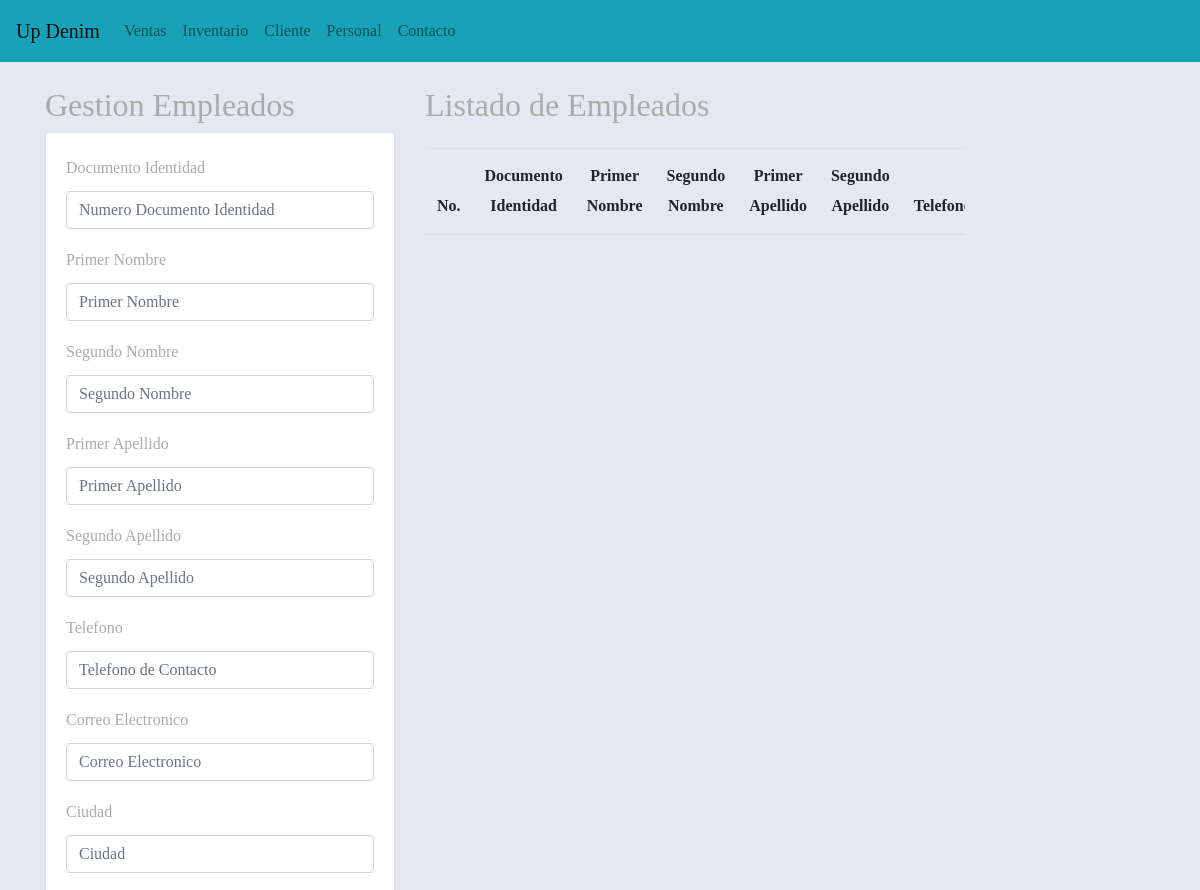
The page /registrarEmpleado/ (upper part) on the database as committed earlier.
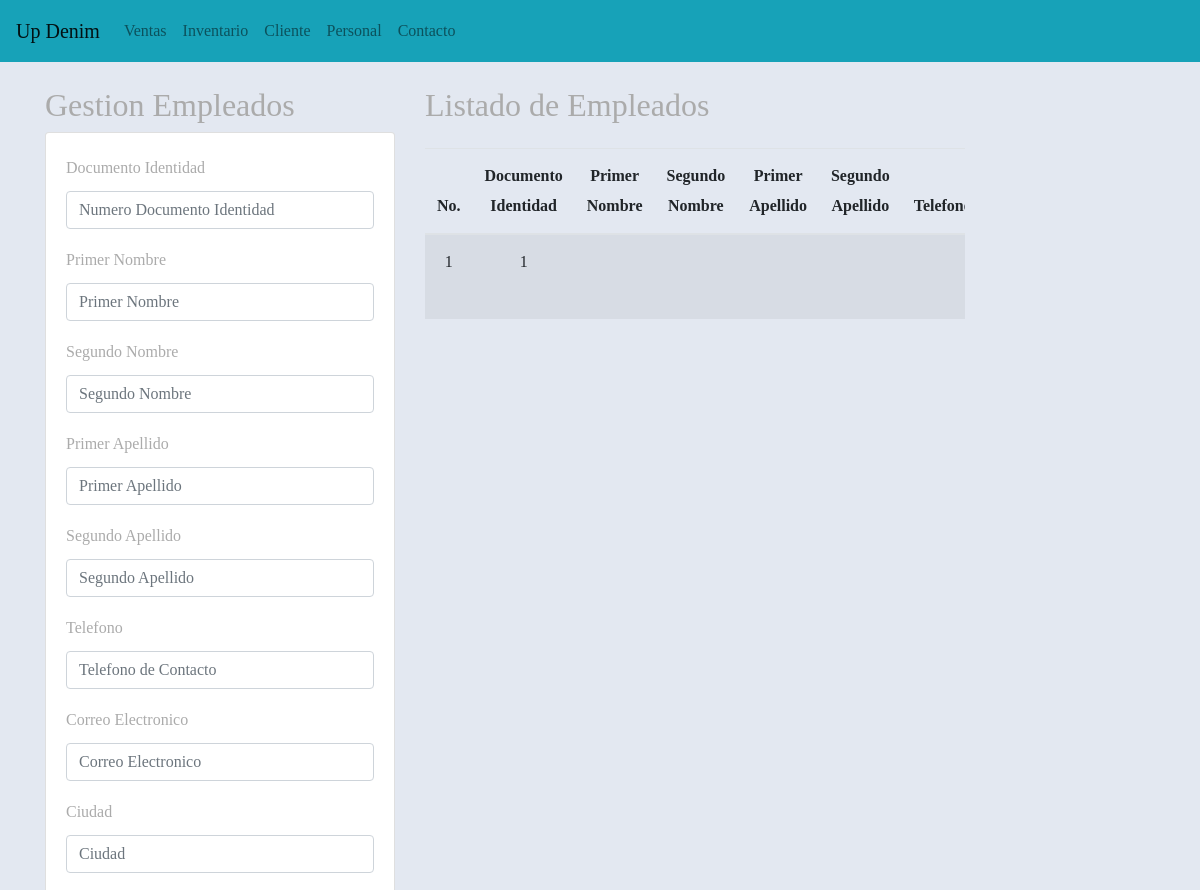
The same page on the database as committed later.
### aplicaciones/Academico/models.py (models this page shows, shortened)
class Empleado(models.Model):
    idEmpleado = models.AutoField(primary_key=True)
    idDocumentoEmp = models.ForeignKey(Persona, on_delete=models.CASCADE)
    fechaIngreso = models.DateField()
    salario = models.FloatField()
    fechaNacimiento = models.DateField()
    rh = models.CharField(max_length=5)
    idarl = models.ForeignKey(Arl, on_delete=models.CASCADE)
    ideps = models.ForeignKey(Eps, on_delete=models.CASCADE)
    idFondoPension = models.ForeignKey(Fondopension, on_delete=models.CASCADE)
    idCargoEmpleado = models.ForeignKey(CargoEmpleado, on_delete=models.CASCADE)
    iduser = models.ForeignKey(Usuario, on_delete=models.CASCADE)
    idrol = models.ForeignKey(Rol, on_delete=models.CASCADE)

class Persona(models.Model):
    iddocumento = models.AutoField(primary_key=True)
    primernombre = models.CharField(max_length=45, null=False, blank=False)
    segundonombre = models.CharField(max_length=45, blank=True, null=True)
    primerapellido = models.CharField(max_length=45, null=False, blank=False)
    segundoapellido = models.CharField(max_length=45, blank=True, null=True)
    idcontacto = models.ForeignKey(Contacto, on_delete=models.CASCADE)
    iddireccion = models.ForeignKey(Direccion, on_delete=models.CASCADE)
    idgenero = models.ForeignKey(Genero, on_delete=models.CASCADE)
    def __str__(self):
        texto = '{0}'
        return texto.format(self.iddocumento)

### aplicaciones/Academico/views.py (the view, shortened to what this page needs)
# urls.py: path('registrarEmpleado/', views.registrarEmpleado),
@transaction.atomic
def registrarEmpleado(request):
    cargos = CargoEmpleado.objects.all()
    genero = Genero.objects.all()
    empleados = Empleado.objects.all()
    personas = Persona.objects.all()
    fondo = Fondopension
    return render(request, "novedadesPersonal.html", {"cargos": cargos, "genero": genero, "empleados":empleados, "personas": personas})

### aplicaciones/Academico/models.py (called while the page is built)
    def __str__(self):
        return self.cargoEmpleado

### aplicaciones/Academico/templates/novedadesPersonal.html (shortened to what the changed rows need)
{% extends "base.html" %}
{% block body %}
<div class="row">
    <div class="col-sm-12 col-md-6 col-lg-4 col-xl-4">
        <h2>Gestion Empleados</h2>
    </div>
    <div class="col-md-6">
        <h2 class="mb-4">Listado de Empleados</h2>
        <div class="table-responsive">
            <table class="table table-striped">
                <thead>
                    <tr>
                        <th>No.</th>
                       <th>Documento Identidad</th>
                       <th>Primer Nombre</th>
                       <th>Segundo Nombre</th>
                       <th>Primer Apellido</th>
                       <th>Segundo Apellido</th>
                       <th>Telefono</th>
                    </tr>
                </thead>
                <tbody>
                    {% for c in empleados %}
                    <tr>
                        <td>{{forloop.counter}}</td>
                        <td>{{c.idDocumentoEmp}}</td>
                        <td>{{c.iddocumento.primernombre}}</td>
                        <td>{{c.iddocumento.segundonombre}}</td>
                        <td>{{c.iddocumento.primerapellido}}</td>
                        <td>{{c.iddocumento.segundoapellido}}</td>
                        <td>{{c.iddocumento.idcontacto.telefono}}</td>
                    </tr>
                    {% endfor %}
                </tbody>
            </table>
        </div>
    </div>
</div>
{% endblock %}

Rows that differ between the two databases and show on the page:
added Empleado: idDocumentoEmp "1"
